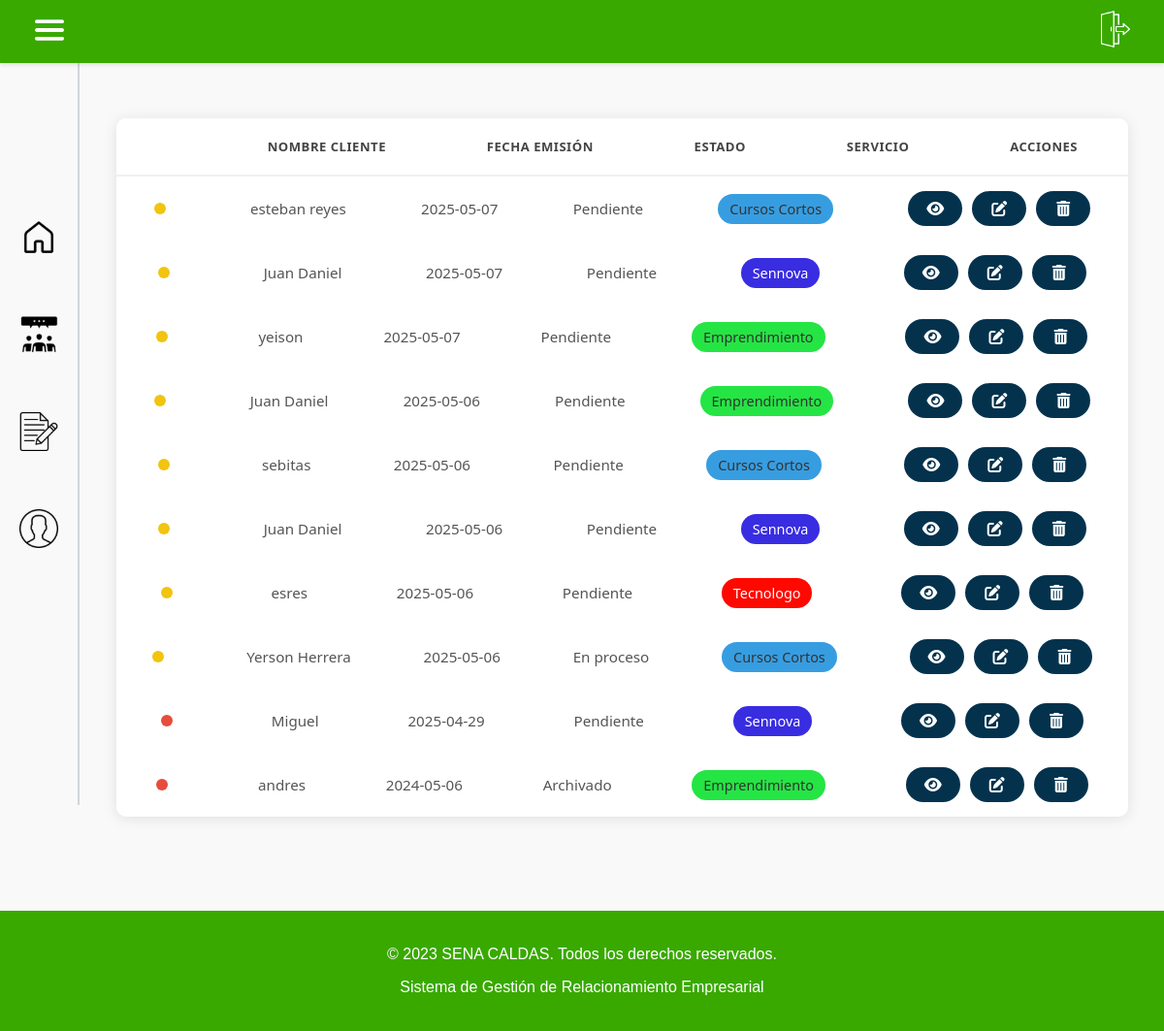
/solicitud/view (signed in), run on an earlier commit of the app's database.
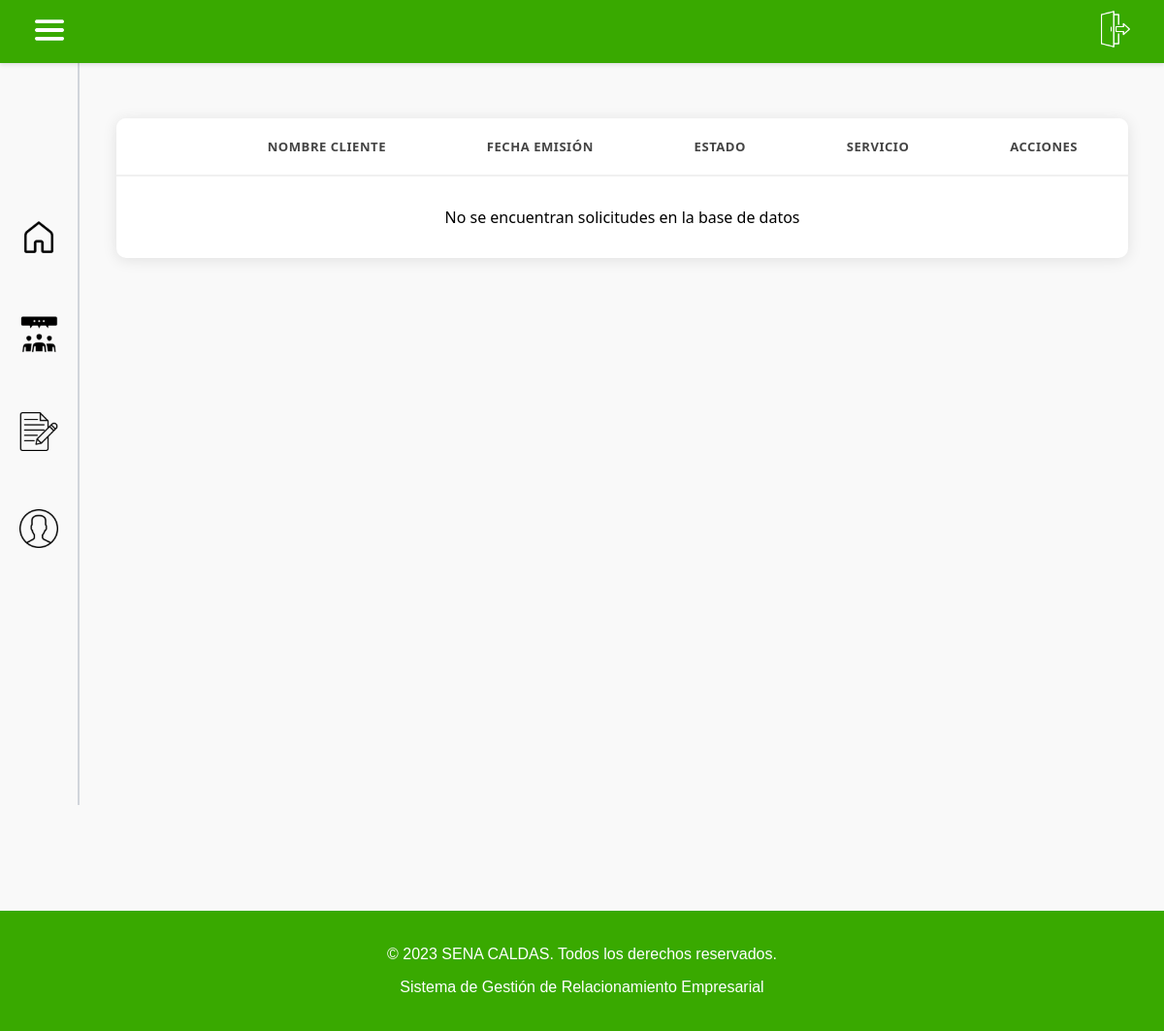
And on a later commit of the database.
### tables this page shows
CREATE TABLE `solicitud` (
  `idSolicitud` int(11) NOT NULL,
  `FechaEvento` date DEFAULT NULL,
  `FechaCreacion` date NOT NULL,
  `Lugar` varchar(80) DEFAULT NULL,
  `Municipio` varchar(50) NOT NULL,
  `Observaciones` varchar(100) DEFAULT NULL,
  `Comentarios` varchar(100) DEFAULT NULL,
  `MedioSolicitud` varchar(50) DEFAULT NULL,
  `DescripcionNecesidad` varchar(100) DEFAULT NULL,
  `FKusuario` int(11) NOT NULL,
  `FKtipoEvento` int(11) NOT NULL,
  `FKestado` int(11) NOT NULL,
  `FKcliente` int(11) NOT NULL,
  `FKtipoServicio` int(11) NOT NULL
);

CREATE TABLE `cliente` (
  `idCliente` int(11) NOT NULL,
  `DocumentoCliente` varchar(20) NOT NULL,
  `NombreCliente` varchar(100) NOT NULL,
  `CorreoCliente` varchar(100) NOT NULL,
  `TelefonoCliente` varchar(10) NOT NULL
);

CREATE TABLE `estado` (
  `idEstado` int(11) NOT NULL,
  `Estado` varchar(45) NOT NULL,
  `Descripcion` varchar(100) NOT NULL
);

CREATE TABLE `servicio` (
  `idServicio` int(11) NOT NULL,
  `Servicio` varchar(100) NOT NULL,
  `Color` varchar(7) NOT NULL
);

### app/controllers/baseController.php (called while the page is built, shortened)
<?php
class BaseController {
    public $layout = "default";
    public function render(string $view, array $arrayData = null) {
        $layout = MAIN_APP_ROUTE . "../views/layouts/{$this->layout}.php";
        include_once $layout;
    }
}

### app/controllers/solicitudController.php (called while the page is built, shortened)
<?php
require_once "baseController.php";
require_once MAIN_APP_ROUTE."../models/SolicitudModel.php";
class SolicitudController extends BaseController{
    public function view(){
        $solicitudObj = new SolicitudModel();
        $solicitudes = $solicitudObj->getAll();
        $clienteObj = new ClienteModel();
        $clientes = $clienteObj->getAll();
        $servicioObj = new ServicioModel();
        $servicios = $servicioObj->getAll();
        $estadoObj = new EstadoModel();
        $estados = $estadoObj->getAll();
        $data = [
            "solicitudes" => $solicitudes,
            "clientes" => $clientes,
            "servicios" => $servicios,
            "estados" => $estados,
            "titulo" => "solicitudes"
        ];
        $this->render('solicitud/view.php', $data);
    }
}
?>

### app/models/BaseModel.php (called while the page is built, shortened)
<?php
abstract class BaseModel {
    public function __construct() {
        try {
            $options = [
                PDO::ATTR_ERRMODE => PDO::ERRMODE_EXCEPTION,
                PDO::ATTR_DEFAULT_FETCH_MODE => PDO::FETCH_OBJ
            ];
            $dsn = DRIVER.':host='.HOST.';dbname='.DATABASE;
            $this->dbConnection = new PDO($dsn, USERNAME_DB, PASSWORD_DB, $options);
        } catch (PDOException $ex) {
            echo 'Error en la conexión: '.$ex->getMessage();
            exit;
        }
    }
}

### app/models/solicitudModel.php (called while the page is built, shortened)
<?php
require_once MAIN_APP_ROUTE."../models/BaseModel.php";
class SolicitudModel extends BaseModel {
    public function __construct(
        ?int $idSolicitud = null,
        ?string $Descripcion = null,
        ?string $FechaSolicitud = null,
        ?int $IdCliente = null,
        ?int $IdServicio = null,
        ?int $IdEstado = null
    ) {
        $this->table = "solicitud";
    }
    public function getAll(): array {
        try {
            $sql = "SELECT s.*, c.NombreCliente, sv.Servicio, sv.Color, e.Estado
                    FROM {$this->table} s
                    JOIN cliente c ON s.FKcliente = c.idCliente
                    JOIN tiposervicio ts ON s.FKtipoServicio = ts.idTipoServicio
                    JOIN servicio sv ON ts.FKidServicio = sv.idServicio
                    JOIN estado e ON s.FKestado = e.idEstado
                    ORDER BY s.FechaCreacion DESC";
            return $this->dbConnection->query($sql)->fetchAll(PDO::FETCH_OBJ);
        } catch (PDOException $e) {
            throw new PDOException("Error al obtener solicitudes: " . $e->getMessage());
        }
    }
}

### app/views/solicitud/view.php (the view, shortened to what this page needs)
<link href="https://cdnjs.cloudflare.com/ajax/libs/font-awesome/5.15.3/css/all.min.css" rel="stylesheet">
<main>
    <div class="table">
        <div class="titulos">
            <h3>Nombre Cliente</h3>
            <h3>Fecha Emisión</h3>
            <h3>Estado</h3>
            <h3>Servicio</h3>
            <h3>Acciones</h3>
        </div>
        <?php if (empty($solicitudes)): ?>
            <div class="solicitud-row">
                <p>No se encuentran solicitudes en la base de datos</p>
            </div>
        <?php else: ?>
            <?php foreach ($solicitudes as $solicitud): ?>
                <div class="solicitud-row">
                    <?php
                    $fechaCreacion = new DateTime($solicitud->FechaCreacion);
                    $now = new DateTime();
                    $diff = $fechaCreacion->diff($now)->days;
                    $statusClass = '';
                    if ($diff <= 7) {
                        $statusClass = 'status-recent';
                    } elseif ($diff <= 15) {
                        $statusClass = 'status-medium';
                    } else {
                        $statusClass = 'status-old';
                    }
                    ?>
                    <span>
                        <div class="status-indicator <?php echo $statusClass; ?>"></div>
                    </span>
                    <span><?php echo htmlspecialchars($solicitud->NombreCliente); ?></span>
                    <span><?php echo htmlspecialchars($solicitud->FechaCreacion); ?></span>
                    <span><?php echo htmlspecialchars($solicitud->Estado); ?></span>
                    <span>
                        <?php
                        $hex = ltrim($solicitud->Color, '#');
                        $r = hexdec(substr($hex, 0, 2));
                        $g = hexdec(substr($hex, 2, 2));
                        $b = hexdec(substr($hex, 4, 2));
                        $brightness = (($r * 299) + ($g * 587) + ($b * 114)) / 1000;
                        $textClass = $brightness > 128 ? 'light' : 'dark';
                        ?>
                        <div class="service-badge <?php echo $textClass; ?>"
                            style="background-color: <?php echo htmlspecialchars($solicitud->Color); ?>">
                            <?php echo htmlspecialchars($solicitud->Servicio); ?>
                        </div>
                    </span>
                    <div class=" buttons">
                        <a href="/solicitud/view/<?php echo $solicitud->idSolicitud; ?>" class="ver buttons">
                            <i class="fas fa-eye"></i>
                        </a>
                        <a href="/solicitud/edit/<?php echo $solicitud->idSolicitud; ?>" class="editar">
                            <i class="fas fa-edit"></i>
                        </a>
                        <a href="/solicitud/delete/<?php echo $solicitud->idSolicitud; ?>" class="eliminar">
                            <i class="fas fa-trash-alt"></i>
                        </a>
                    </div>
                </div>
            <?php endforeach; ?>
        <?php endif; ?>
    </div>
</main>

### public/index.php (shortened to what this page needs)
<?php
require_once '../app/controllers/solicitudController.php';
$url = $_SERVER['REQUEST_URI'];
$routes = include_once "../app/config/routes.php";
$matchedRoute = null;
foreach($routes as $route => $routeConfig){
    if (preg_match("#^$route$#", $url, $matches)) {
        $matchedRoute = $routeConfig;
        break;
    }
}
if ($matchedRoute) {
    $controllerName = $matchedRoute["controller"];
    $actionName = $matchedRoute["action"];
    if (class_exists($controllerName) && method_exists($controllerName, $actionName)) {
        $parameters = isset($matches) && is_array($matches) ? array_slice($matches, 1) : [];
        $controller = new $controllerName();
        $controller->$actionName(...$parameters);
        exit;
    }
}

### app/views/layouts/admin_layout.php (shortened to what this page needs)
<!DOCTYPE html>
<html lang="en">
<head>
    <link href="https://cdnjs.cloudflare.com/ajax/libs/font-awesome/5.15.3/css/all.min.css" rel="stylesheet">
    <link rel="stylesheet" href="/css/styles.css">
    <link rel="stylesheet" href="/css/styles_admin_layout.css">
    <link rel="stylesheet" href="https://cdnjs.cloudflare.com/ajax/libs/font-awesome/6.5.0/css/all.min.css">
</head>
<body>
    <header class="header">
        <button class="hamburger">
            <img src="/img/menu.png" alt="menu">
        </button>
        <div class="cerrar-sesion">
            <a href="/login/init">
                <img src="/img/cerrarsesion.png" alt="cerrar-sesion">
            </a>
        </div>
    </header>
    <div id="sidebar" class="sidebar">
            <a href="<?php
            switch ($_SESSION['rol']) {
                case 1:
                    echo '/usuario/indexAdministrador';
                    break;
            }
        ?>" class="sidebar-item home">
            <img class="icon <?php if($titulo == "Home" || $titulo == "Home Admin" || $titulo== "Estadisticas"){echo "selected";} ?>" src="/img/IconosSidebar/houseLine.svg" alt="Logo 1">
        </a>
        <a href="/solicitud/view" class="sidebar-item solicitudes">
            <img class="icon <?php if($titulo == "solicitudes"){echo "selected";} ?>" src="/img/IconosSidebar/SolicitudesLine.svg" alt="Logo 2">
        </a>
        <a href="/solicitud/new" class="sidebar-item formulario">
            <img class="icon <?php if($titulo == "Nueva solicitud"){echo "selected";} ?>" src="/img/IconosSidebar/formularioLine.svg" alt="Formulario">
        </a>
        <a href="/usuario/perfil" class="sidebar-item perfil">
            <img class="icon <?php if($titulo == "Perfil Usuario"){echo "selected";} ?>" src="/img/IconosSidebar/perfilLine.svg" alt="Perfil">
        </a>
    </div>
    <main>
        <section class="Container">
            <div class="content">
                <?php include_once $content; ?>
            </div>
        </section>
    </main>
    <footer class="site-footer">
        <p>© 2023 SENA CALDAS. Todos los derechos reservados.</p>
        <p>Sistema de Gestión de Relacionamiento Empresarial</p>
    </footer>
</body>
</html>

### public/css/styles_admin_layout.css (style rules this page uses)
body { font-family: sans-serif; background-color: #f9f9f9; margin: 0; transition: margin-left 0.3s ease; }
.header { position: fixed; top: 0; left: 0; right: 0; background: #39a900; box-shadow: 0 2px 4px rgba(0, 0, 0, 0.1); z-index: 999; padding: 10px 5px; display: flex; justify-content: space-between; }
.header img { margin-left: 15px; height: 40px; width: auto; }
.cerrar-sesion { margin-right: 20px; }
header button { border: none; background: none; }
.sidebar { position: fixed; top: 0; left: 0; height: 100vh; width: 60px; background-color: #f9f9f9; border-right: 2px solid #d1d5db; display: flex; flex-direction: column; align-items: center; justify-content: center; transition: width 0.5s ease; }
.sidebar-item { text-align: center; text-decoration: none; position: relative; padding: 5px; background: none; border: none; width: 50px; height: 50px; cursor: pointer; margin-bottom: 40px; display: flex; align-items: center; justify-content: center; transition: all 0.3s ease; }
.sidebar img { width: 40px; height: 40px; }
main { transition: margin-left 0.5s ease; display: flex; align-items: center; justify-content: center; }
main .Container { width: 100%; height: 100vh; margin-top: 69px; border-radius: 2px; position: relative; margin-left: 65px; margin-right: 5px; margin-bottom: 5px; padding: 2rem; }
.site-footer { background-color: #39a900; color: white; text-align: center; padding: 20px 10px; width: auto; }
@media (max-width: 1200px) { .header { padding: 10px; } }
@media (max-width: 1200px) { .sidebar { width: 70px; padding: 15px 5px; } }
@media (max-width: 1200px) { .sidebar img { width: 40px; height: 40px; } }
@media (max-width: 1200px) { main .Container { margin-top: 70px; margin-left: 88px; } }
.buttons { display: flex; gap: 10px; }
.buttons a { background-color: #04324D; color: white; text-decoration: none; padding: 0 10px; border-radius: 20px; font-size: 16px; display: flex; align-items: center; justify-content: center; transition: background-color 0.3s ease; width: 36px; height: 36px; }

### app/views/solicitud/view.php (style rules this page uses)
.table { background: white; border-radius: 10px; box-shadow: 0 2px 15px rgba(0, 0, 0, 0.1); width: 100%; margin-top: 20px; overflow: hidden; }
.solicitud-row { display: flex; justify-content: space-around; align-items: center; padding: 15px 0; transition: all 0.3s ease; font-family: 'Segoe UI', system-ui, sans-serif; }
span { color: #555; font-size: 0.95rem; }
.status-indicator { width: 12px; height: 12px; border-radius: 50%; display: inline-block; margin-right: 10px; }
.status-medium { background-color: #f1c40f; }
.status-old { background-color: #e74c3c; }
.service-badge { padding: 6px 12px; border-radius: 20px; display: inline-block; font-size: 0.9rem; font-weight: 500; transition: all 0.2s ease; }
.service-badge.light { color: #333; }
.service-badge.dark { color: #fff; }

What changed in the data, as far as the page shows it:
removed solicitud: cliente.NombreCliente "esteban reyes", FechaCreacion "2025-05-07", estado.Estado "Pendiente", servicio.Servicio "Cursos Cortos"
removed solicitud: cliente.NombreCliente "Juan Daniel", FechaCreacion "2025-05-07", estado.Estado "Pendiente", servicio.Servicio "Sennova"
removed solicitud: cliente.NombreCliente "yeison", FechaCreacion "2025-05-07", estado.Estado "Pendiente", servicio.Servicio "Emprendimiento"
removed solicitud: cliente.NombreCliente "Juan Daniel", FechaCreacion "2025-05-06", estado.Estado "Pendiente", servicio.Servicio "Emprendimiento"
removed solicitud: cliente.NombreCliente "sebitas", FechaCreacion "2025-05-06", estado.Estado "Pendiente", servicio.Servicio "Cursos Cortos"
removed solicitud: cliente.NombreCliente "Juan Daniel", FechaCreacion "2025-05-06", estado.Estado "Pendiente", servicio.Servicio "Sennova"
removed solicitud: cliente.NombreCliente "esres", FechaCreacion "2025-05-06", estado.Estado "Pendiente", servicio.Servicio "Tecnologo"
removed solicitud: cliente.NombreCliente "Yerson Herrera", FechaCreacion "2025-05-06", estado.Estado "En proceso", servicio.Servicio "Cursos Cortos"
removed solicitud: cliente.NombreCliente "Miguel", FechaCreacion "2025-04-29", estado.Estado "Pendiente", servicio.Servicio "Sennova"
removed solicitud: cliente.NombreCliente "andres", FechaCreacion "2024-05-06", estado.Estado "Archivado", servicio.Servicio "Emprendimiento"
Also different on the page:
text now shown: "No se encuentran solicitudes en la base de datos"
